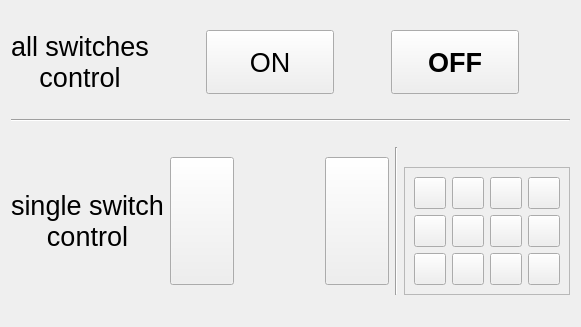
<?xml version="1.0" encoding="UTF-8"?>
<ui version="4.0">
 <class>LightingsControl</class>
 <widget class="QWidget" name="LightingsControl">
  <property name="geometry">
   <rect>
    <x>0</x>
    <y>0</y>
    <width>581</width>
    <height>327</height>
   </rect>
  </property>
  <layout class="QGridLayout" name="gridLayout_2">
   <item row="0" column="0" colspan="3">
    <layout class="QHBoxLayout" name="horizontalLayout">
     <item>
      <widget class="QLabel" name="allLabel">
       <property name="font">
        <font>
         <pointsize>20</pointsize>
        </font>
       </property>
       <property name="text">
        <string>all switches
control</string>
       </property>
       <property name="alignment">
        <set>Qt::AlignCenter</set>
       </property>
       <property name="wordWrap">
        <bool>true</bool>
       </property>
      </widget>
     </item>
     <item>
      <spacer name="horizontalSpacer_4">
       <property name="orientation">
        <enum>Qt::Horizontal</enum>
       </property>
       <property name="sizeHint" stdset="0">
        <size>
         <width>40</width>
         <height>20</height>
        </size>
       </property>
      </spacer>
     </item>
     <item>
      <widget class="QPushButton" name="allOnButton">
       <property name="sizePolicy">
        <sizepolicy hsizetype="Minimum" vsizetype="Expanding">
         <horstretch>0</horstretch>
         <verstretch>0</verstretch>
        </sizepolicy>
       </property>
       <property name="minimumSize">
        <size>
         <width>128</width>
         <height>64</height>
        </size>
       </property>
       <property name="maximumSize">
        <size>
         <width>128</width>
         <height>64</height>
        </size>
       </property>
       <property name="font">
        <font>
         <pointsize>20</pointsize>
        </font>
       </property>
       <property name="text">
        <string>ON</string>
       </property>
      </widget>
     </item>
     <item>
      <spacer name="horizontalSpacer">
       <property name="orientation">
        <enum>Qt::Horizontal</enum>
       </property>
       <property name="sizeHint" stdset="0">
        <size>
         <width>40</width>
         <height>20</height>
        </size>
       </property>
      </spacer>
     </item>
     <item>
      <widget class="QPushButton" name="allOffButton">
       <property name="sizePolicy">
        <sizepolicy hsizetype="Minimum" vsizetype="Expanding">
         <horstretch>0</horstretch>
         <verstretch>0</verstretch>
        </sizepolicy>
       </property>
       <property name="minimumSize">
        <size>
         <width>128</width>
         <height>64</height>
        </size>
       </property>
       <property name="maximumSize">
        <size>
         <width>128</width>
         <height>64</height>
        </size>
       </property>
       <property name="font">
        <font>
         <pointsize>20</pointsize>
         <weight>75</weight>
         <bold>true</bold>
        </font>
       </property>
       <property name="text">
        <string>OFF</string>
       </property>
      </widget>
     </item>
     <item>
      <spacer name="horizontalSpacer_3">
       <property name="orientation">
        <enum>Qt::Horizontal</enum>
       </property>
       <property name="sizeHint" stdset="0">
        <size>
         <width>40</width>
         <height>20</height>
        </size>
       </property>
      </spacer>
     </item>
    </layout>
   </item>
   <item row="1" column="0" colspan="3">
    <widget class="Line" name="line">
     <property name="orientation">
      <enum>Qt::Horizontal</enum>
     </property>
    </widget>
   </item>
   <item row="2" column="0">
    <layout class="QHBoxLayout" name="horizontalLayout_2">
     <item>
      <widget class="QLabel" name="signleLabel">
       <property name="font">
        <font>
         <pointsize>20</pointsize>
        </font>
       </property>
       <property name="text">
        <string>single switch
control</string>
       </property>
       <property name="alignment">
        <set>Qt::AlignCenter</set>
       </property>
       <property name="wordWrap">
        <bool>true</bool>
       </property>
      </widget>
     </item>
     <item>
      <widget class="QPushButton" name="singleOnButton">
       <property name="sizePolicy">
        <sizepolicy hsizetype="Minimum" vsizetype="Preferred">
         <horstretch>0</horstretch>
         <verstretch>1</verstretch>
        </sizepolicy>
       </property>
       <property name="minimumSize">
        <size>
         <width>64</width>
         <height>128</height>
        </size>
       </property>
       <property name="maximumSize">
        <size>
         <width>64</width>
         <height>128</height>
        </size>
       </property>
       <property name="font">
        <font>
         <pointsize>25</pointsize>
        </font>
       </property>
       <property name="autoFillBackground">
        <bool>false</bool>
       </property>
       <property name="icon">
        <iconset resource="../res/hac01.qrc">
         <normaloff>:/HAC01/start-32x32.png</normaloff>:/HAC01/start-32x32.png</iconset>
       </property>
       <property name="iconSize">
        <size>
         <width>32</width>
         <height>32</height>
        </size>
       </property>
      </widget>
     </item>
     <item>
      <spacer name="horizontalSpacer_2">
       <property name="orientation">
        <enum>Qt::Horizontal</enum>
       </property>
       <property name="sizeHint" stdset="0">
        <size>
         <width>12</width>
         <height>91</height>
        </size>
       </property>
      </spacer>
     </item>
     <item>
      <widget class="QPushButton" name="singleOffButton">
       <property name="sizePolicy">
        <sizepolicy hsizetype="Minimum" vsizetype="Preferred">
         <horstretch>0</horstretch>
         <verstretch>1</verstretch>
        </sizepolicy>
       </property>
       <property name="minimumSize">
        <size>
         <width>64</width>
         <height>128</height>
        </size>
       </property>
       <property name="maximumSize">
        <size>
         <width>64</width>
         <height>128</height>
        </size>
       </property>
       <property name="font">
        <font>
         <pointsize>25</pointsize>
        </font>
       </property>
       <property name="icon">
        <iconset resource="../res/hac01.qrc">
         <normaloff>:/HAC01/stop-32x32.png</normaloff>:/HAC01/stop-32x32.png</iconset>
       </property>
       <property name="iconSize">
        <size>
         <width>32</width>
         <height>32</height>
        </size>
       </property>
      </widget>
     </item>
    </layout>
   </item>
   <item row="2" column="1">
    <widget class="Line" name="line_2">
     <property name="orientation">
      <enum>Qt::Vertical</enum>
     </property>
    </widget>
   </item>
   <item row="2" column="2">
    <layout class="QVBoxLayout" name="verticalLayout">
     <item>
      <widget class="QLabel" name="lightLabel"/>
     </item>
     <item>
      <widget class="QFrame" name="frame">
       <property name="frameShape">
        <enum>QFrame::StyledPanel</enum>
       </property>
       <property name="frameShadow">
        <enum>QFrame::Raised</enum>
       </property>
       <layout class="QGridLayout" name="gridLayout">
        <item row="0" column="0">
         <widget class="QPushButton" name="pushButton_1">
          <property name="minimumSize">
           <size>
            <width>32</width>
            <height>32</height>
           </size>
          </property>
          <property name="maximumSize">
           <size>
            <width>32</width>
            <height>32</height>
           </size>
          </property>
          <property name="icon">
           <iconset resource="../res/hac01.qrc">
            <normaloff>:/HAC01/light-normal-32x32.png</normaloff>:/HAC01/light-normal-32x32.png</iconset>
          </property>
          <property name="iconSize">
           <size>
            <width>32</width>
            <height>32</height>
           </size>
          </property>
          <property name="checkable">
           <bool>true</bool>
          </property>
         </widget>
        </item>
        <item row="0" column="1">
         <widget class="QPushButton" name="pushButton_2">
          <property name="minimumSize">
           <size>
            <width>32</width>
            <height>32</height>
           </size>
          </property>
          <property name="maximumSize">
           <size>
            <width>32</width>
            <height>32</height>
           </size>
          </property>
          <property name="icon">
           <iconset resource="../res/hac01.qrc">
            <normaloff>:/HAC01/light-normal-32x32.png</normaloff>:/HAC01/light-normal-32x32.png</iconset>
          </property>
          <property name="iconSize">
           <size>
            <width>32</width>
            <height>32</height>
           </size>
          </property>
          <property name="checkable">
           <bool>true</bool>
          </property>
         </widget>
        </item>
        <item row="0" column="2">
         <widget class="QPushButton" name="pushButton_3">
          <property name="minimumSize">
           <size>
            <width>32</width>
            <height>32</height>
           </size>
          </property>
          <property name="maximumSize">
           <size>
            <width>32</width>
            <height>32</height>
           </size>
          </property>
          <property name="icon">
           <iconset resource="../res/hac01.qrc">
            <normaloff>:/HAC01/light-normal-32x32.png</normaloff>:/HAC01/light-normal-32x32.png</iconset>
          </property>
          <property name="iconSize">
           <size>
            <width>32</width>
            <height>32</height>
           </size>
          </property>
          <property name="checkable">
           <bool>true</bool>
          </property>
         </widget>
        </item>
        <item row="0" column="3">
         <widget class="QPushButton" name="pushButton_4">
          <property name="minimumSize">
           <size>
            <width>32</width>
            <height>32</height>
           </size>
          </property>
          <property name="maximumSize">
           <size>
            <width>32</width>
            <height>32</height>
           </size>
          </property>
          <property name="icon">
           <iconset resource="../res/hac01.qrc">
            <normaloff>:/HAC01/light-normal-32x32.png</normaloff>:/HAC01/light-normal-32x32.png</iconset>
          </property>
          <property name="iconSize">
           <size>
            <width>32</width>
            <height>32</height>
           </size>
          </property>
          <property name="checkable">
           <bool>true</bool>
          </property>
         </widget>
        </item>
        <item row="1" column="0">
         <widget class="QPushButton" name="pushButton_5">
          <property name="minimumSize">
           <size>
            <width>32</width>
            <height>32</height>
           </size>
          </property>
          <property name="maximumSize">
           <size>
            <width>32</width>
            <height>32</height>
           </size>
          </property>
          <property name="icon">
           <iconset resource="../res/hac01.qrc">
            <normaloff>:/HAC01/light-normal-32x32.png</normaloff>:/HAC01/light-normal-32x32.png</iconset>
          </property>
          <property name="iconSize">
           <size>
            <width>32</width>
            <height>32</height>
           </size>
          </property>
          <property name="checkable">
           <bool>true</bool>
          </property>
         </widget>
        </item>
        <item row="1" column="1">
         <widget class="QPushButton" name="pushButton_6">
          <property name="minimumSize">
           <size>
            <width>32</width>
            <height>32</height>
           </size>
          </property>
          <property name="maximumSize">
           <size>
            <width>32</width>
            <height>32</height>
           </size>
          </property>
          <property name="icon">
           <iconset resource="../res/hac01.qrc">
            <normaloff>:/HAC01/light-normal-32x32.png</normaloff>:/HAC01/light-normal-32x32.png</iconset>
          </property>
          <property name="iconSize">
           <size>
            <width>32</width>
            <height>32</height>
           </size>
          </property>
          <property name="checkable">
           <bool>true</bool>
          </property>
         </widget>
        </item>
        <item row="1" column="2">
         <widget class="QPushButton" name="pushButton_7">
          <property name="minimumSize">
           <size>
            <width>32</width>
            <height>32</height>
           </size>
          </property>
          <property name="maximumSize">
           <size>
            <width>32</width>
            <height>32</height>
           </size>
          </property>
          <property name="icon">
           <iconset resource="../res/hac01.qrc">
            <normaloff>:/HAC01/light-normal-32x32.png</normaloff>:/HAC01/light-normal-32x32.png</iconset>
          </property>
          <property name="iconSize">
           <size>
            <width>32</width>
            <height>32</height>
           </size>
          </property>
          <property name="checkable">
           <bool>true</bool>
          </property>
         </widget>
        </item>
        <item row="1" column="3">
         <widget class="QPushButton" name="pushButton_8">
          <property name="minimumSize">
           <size>
            <width>32</width>
            <height>32</height>
           </size>
          </property>
          <property name="maximumSize">
           <size>
            <width>32</width>
            <height>32</height>
           </size>
          </property>
          <property name="icon">
           <iconset resource="../res/hac01.qrc">
            <normaloff>:/HAC01/light-normal-32x32.png</normaloff>:/HAC01/light-normal-32x32.png</iconset>
          </property>
          <property name="iconSize">
           <size>
            <width>32</width>
            <height>32</height>
           </size>
          </property>
          <property name="checkable">
           <bool>true</bool>
          </property>
         </widget>
        </item>
        <item row="2" column="0">
         <widget class="QPushButton" name="pushButton_9">
          <property name="minimumSize">
           <size>
            <width>32</width>
            <height>32</height>
           </size>
          </property>
          <property name="maximumSize">
           <size>
            <width>32</width>
            <height>32</height>
           </size>
          </property>
          <property name="icon">
           <iconset resource="../res/hac01.qrc">
            <normaloff>:/HAC01/light-normal-32x32.png</normaloff>:/HAC01/light-normal-32x32.png</iconset>
          </property>
          <property name="iconSize">
           <size>
            <width>32</width>
            <height>32</height>
           </size>
          </property>
          <property name="checkable">
           <bool>true</bool>
          </property>
         </widget>
        </item>
        <item row="2" column="1">
         <widget class="QPushButton" name="pushButton_10">
          <property name="minimumSize">
           <size>
            <width>32</width>
            <height>32</height>
           </size>
          </property>
          <property name="maximumSize">
           <size>
            <width>32</width>
            <height>32</height>
           </size>
          </property>
          <property name="icon">
           <iconset resource="../res/hac01.qrc">
            <normaloff>:/HAC01/light-normal-32x32.png</normaloff>:/HAC01/light-normal-32x32.png</iconset>
          </property>
          <property name="iconSize">
           <size>
            <width>32</width>
            <height>32</height>
           </size>
          </property>
          <property name="checkable">
           <bool>true</bool>
          </property>
         </widget>
        </item>
        <item row="2" column="2">
         <widget class="QPushButton" name="pushButton_11">
          <property name="minimumSize">
           <size>
            <width>32</width>
            <height>32</height>
           </size>
          </property>
          <property name="maximumSize">
           <size>
            <width>32</width>
            <height>32</height>
           </size>
          </property>
          <property name="icon">
           <iconset resource="../res/hac01.qrc">
            <normaloff>:/HAC01/light-normal-32x32.png</normaloff>:/HAC01/light-normal-32x32.png</iconset>
          </property>
          <property name="iconSize">
           <size>
            <width>32</width>
            <height>32</height>
           </size>
          </property>
          <property name="checkable">
           <bool>true</bool>
          </property>
         </widget>
        </item>
        <item row="2" column="3">
         <widget class="QPushButton" name="pushButton_12">
          <property name="minimumSize">
           <size>
            <width>32</width>
            <height>32</height>
           </size>
          </property>
          <property name="maximumSize">
           <size>
            <width>32</width>
            <height>32</height>
           </size>
          </property>
          <property name="icon">
           <iconset resource="../res/hac01.qrc">
            <normaloff>:/HAC01/light-normal-32x32.png</normaloff>:/HAC01/light-normal-32x32.png</iconset>
          </property>
          <property name="iconSize">
           <size>
            <width>32</width>
            <height>32</height>
           </size>
          </property>
          <property name="checkable">
           <bool>true</bool>
          </property>
         </widget>
        </item>
       </layout>
      </widget>
     </item>
    </layout>
   </item>
  </layout>
 </widget>
 <resources>
  <include location="../res/hac01.qrc"/>
 </resources>
 <connections/>
</ui>
